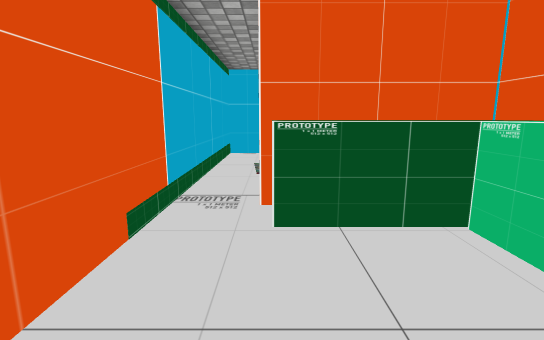
view 1 (above)

16 first-person views from a walk through a Unity game level. The camera is 1.2 m above the floor, tilts 10° down and sees 85° across. Doors are open. The floor is counted in squares, 0.63 m on a side. Each view is taken from the middle of a square. On the plan, view 1 faces up. The plan holds only what a view shows up to about 17 squares ahead; the rest is blank. The place goes on beyond the plan. The player character is not drawn. Some surface patterns are stand-ins.

view 2
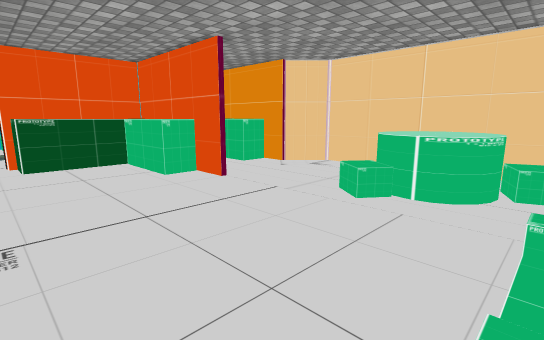

view 3
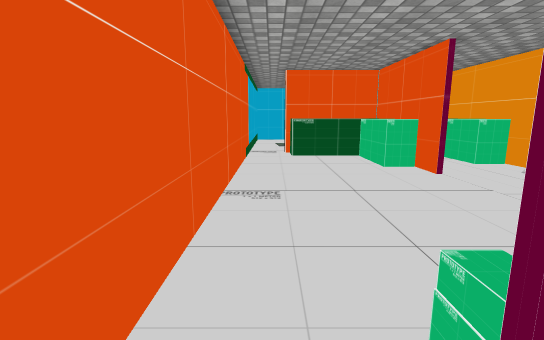

view 4
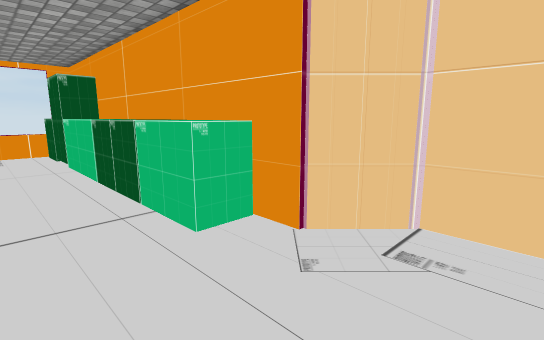

view 5
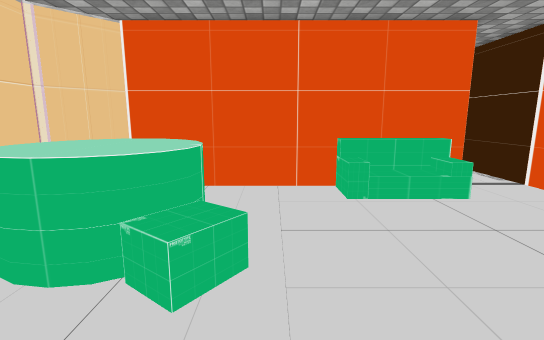

view 6
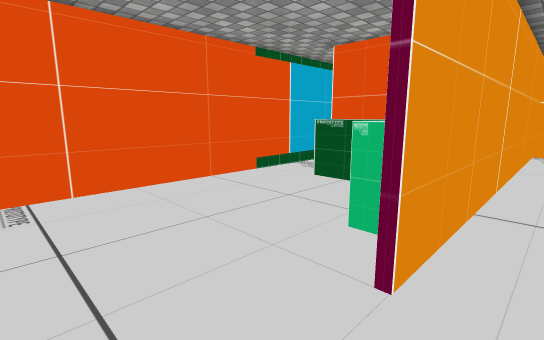

view 7
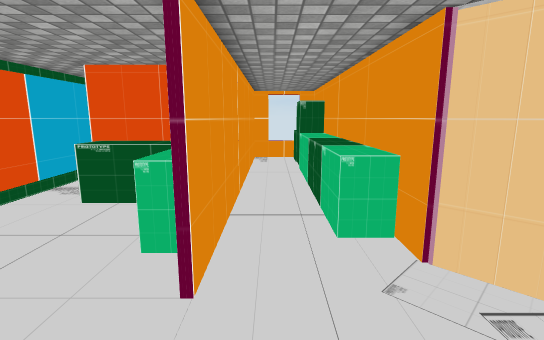

view 8
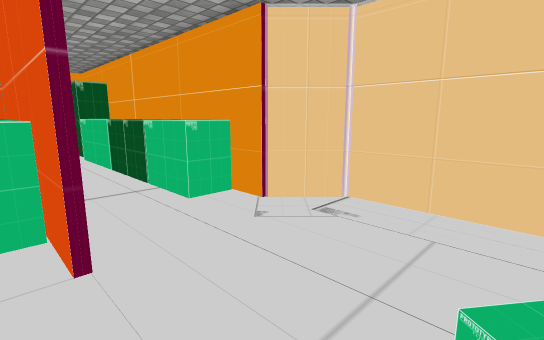

view 9
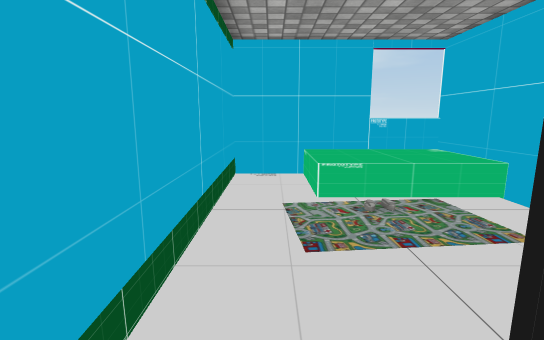

view 10
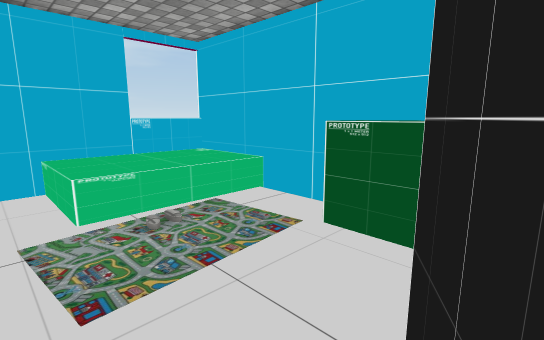

view 11
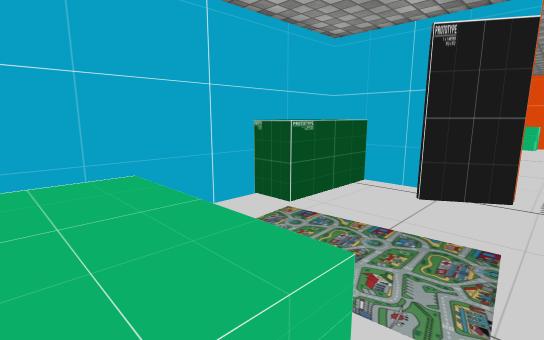

view 12
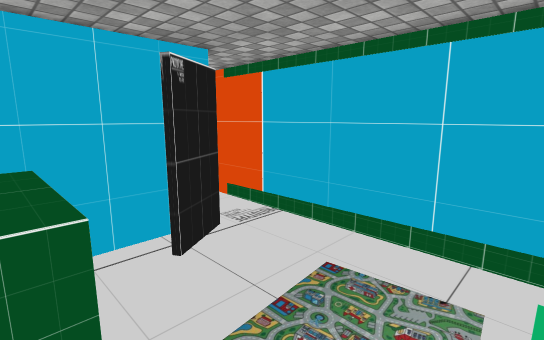

view 13
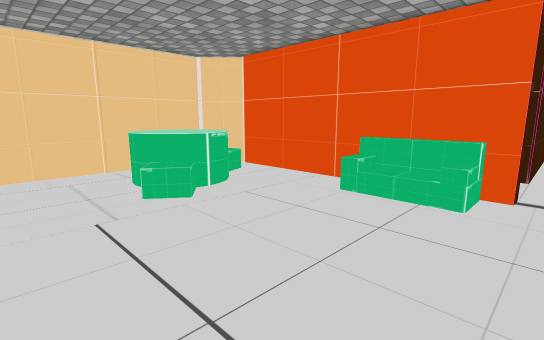

view 14
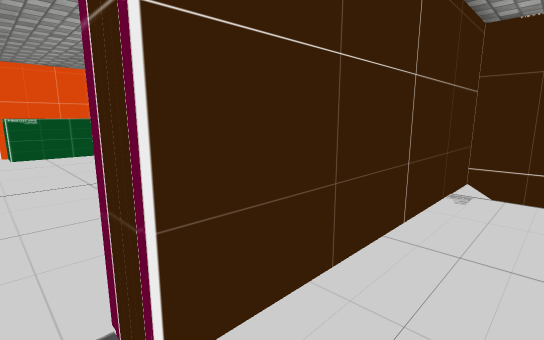

view 15
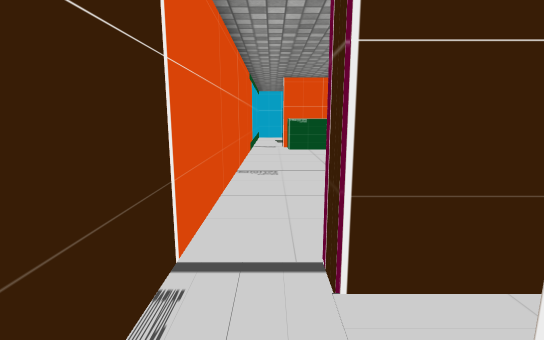

view 16
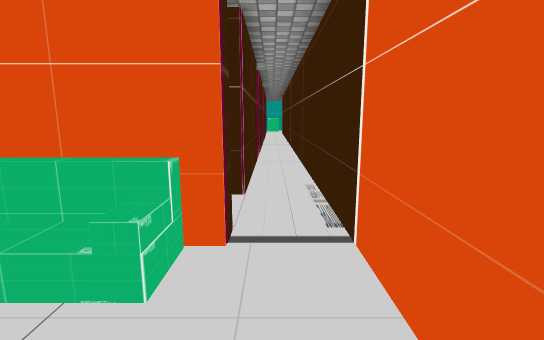

### Floor plan
Key: @ floor where view 1 was taken; # wall or solid block; . main floor; : floor 0.5 m higher than the main floor; / step, stairs or slope; D open door; = window, fence, low wall or low ledge; ^ raised ledge; v drop or lower ground; O other object.
Columns run from 2 left of view 1 to 10 right of it. Each row starts with its distance up from view 1.
 16 #####==###
 15 #./::::#.OO
 14 #./::::#.OO
 13 #./////#.OO
 12 #......#.OO#
 11 #......#.OO#
 10 #....OO#.OO#
  9 #....OO#.OO#
  8 #....OO#.OO#
  7 #.## OO#.OO#
  6 #.^^^^^#.OO#
  5 #.^^^OO#.OO#
  4 #....OO#.OO#
  3 #....OO#.OO#
  2 #....OO#..O#
  1 #......#...=v
  0 #.@....#....=
 -1 #...........=
 -2 #...........=
 -3 #...........=
 -4 #......./OO.=
 -5 #.......=  O#
 -6 #.......=  O#
 -7 #....... =  #
 -8 #..OOO....O =
 -9 DD#########=v
-10 #.##########
-11 #......... #
-12 #.#        #
-13 #.#

Positions as (right, up) in squares from view 1, and headings:
1: (0, 0), facing up
2: (-1, -8), facing up-right
3: (-1, -10), facing up
4: (5, -2), facing up-right
5: (5, -1), facing down
6: (6, -3), facing up-left
7: (6, -4), facing up
8: (4, -4), facing up-right
9: (-1, 6), facing up
10: (-1, 7), facing up-right
11: (-1, 15), facing down-right
12: (4, 13), facing down-left
13: (-1, -1), facing down-right
14: (-1, -12), facing up-right
15: (-1, -13), facing up
16: (-1, -5), facing down
